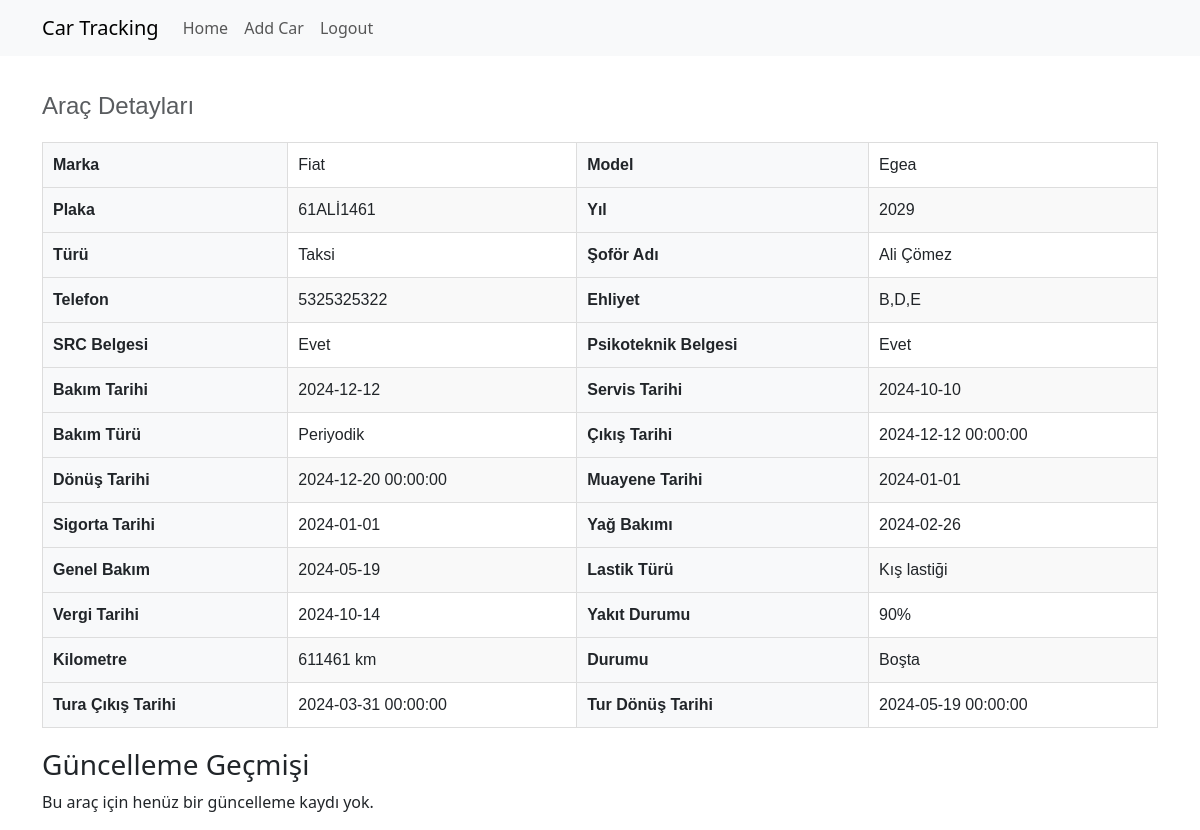
Screenshot of /car_details.php?id=3 (signed in) with the database file from the repository.
### tables this page shows
CREATE TABLE `cars` (
  `id` int(11) NOT NULL,
  `brand` varchar(50) NOT NULL,
  `model` varchar(50) NOT NULL,
  `plate` varchar(20) NOT NULL,
  `driver_name` varchar(100) DEFAULT NULL,
  `driver_phone` varchar(20) DEFAULT NULL,
  `driver_email` varchar(100) DEFAULT NULL,
  `maintenance_date` date DEFAULT NULL,
  `service_date` date DEFAULT NULL,
  `maintenance_type` varchar(50) DEFAULT NULL,
  `departure_time` datetime DEFAULT NULL,
  `return_time` datetime DEFAULT NULL,
  `status` enum('active','inactive') DEFAULT 'active',
  `created_at` timestamp NULL DEFAULT current_timestamp(),
  `type` varchar(50) DEFAULT NULL,
  `inspection_date` date DEFAULT NULL,
  `insurance_date` date DEFAULT NULL,
  `oil_maintenance_date` date DEFAULT NULL,
  `general_maintenance_date` date DEFAULT NULL,
  `tire_type` varchar(50) DEFAULT NULL,
  `tax_date` date DEFAULT NULL,
  `driver_license` varchar(50) DEFAULT NULL,
  `driver_src` tinyint(1) DEFAULT NULL,
  `driver_psychotechnic` tinyint(1) DEFAULT NULL,
  `fuel_level` int(11) DEFAULT NULL,
  `mileage` int(11) DEFAULT NULL,
  `operational_status` enum('Boşta','Turda') DEFAULT NULL,
  `tour_departure_date` datetime DEFAULT NULL,
  `tour_return_date` datetime DEFAULT NULL,
  `year` int(11) DEFAULT NULL
);

### car_details.php (the view, shortened to what this page needs)
<?php
require_once 'includes/db.php';
$car_id = $_GET['id'];
$stmt = $pdo->prepare("SELECT * FROM cars WHERE id = :id");
$stmt->execute(['id' => $car_id]);
$car = $stmt->fetch(PDO::FETCH_ASSOC);
$page = isset($_GET['page']) ? (int)$_GET['page'] : 1;
$limit = 1000;
$offset = ($page - 1) * $limit;
$history_stmt = $pdo->prepare("SELECT * FROM car_history WHERE car_id = :car_id ORDER BY updated_at DESC LIMIT :limit OFFSET :offset");
$history_stmt->bindParam(':car_id', $car_id, PDO::PARAM_INT);
$history_stmt->bindParam(':limit', $limit, PDO::PARAM_INT);
$history_stmt->bindParam(':offset', $offset, PDO::PARAM_INT);
$history_stmt->execute();
$history = $history_stmt->fetchAll(PDO::FETCH_ASSOC);
?>
<?php include 'includes/header.php'; ?>
<table class="details-table">
    <caption>Araç Detayları</caption>
    <tr>
        <th>Marka</th>
        <td><?= htmlspecialchars($car['brand']) ?></td>
        <th>Model</th>
        <td><?= htmlspecialchars($car['model']) ?></td>
    </tr>
    <tr>
        <th>Plaka</th>
        <td><?= htmlspecialchars($car['plate']) ?></td>
        <th>Yıl</th>
        <td><?= htmlspecialchars($car['year']) ?></td>
    </tr>
    <tr>
        <th>Türü</th>
        <td><?= htmlspecialchars($car['type']) ?></td>
        <th>Şoför Adı</th>
        <td><?= htmlspecialchars($car['driver_name']) ?></td>
    </tr>
    <tr>
        <th>Telefon</th>
        <td><?= htmlspecialchars($car['driver_phone']) ?></td>
        <th>Ehliyet</th>
        <td><?= htmlspecialchars($car['driver_license']) ?></td>
    </tr>
    <tr>
        <th>SRC Belgesi</th>
        <td><?= $car['driver_src'] ? 'Evet' : 'Hayır' ?></td>
        <th>Psikoteknik Belgesi</th>
        <td><?= $car['driver_psychotechnic'] ? 'Evet' : 'Hayır' ?></td>
    </tr>
    <tr>
        <th>Bakım Tarihi</th>
        <td><?= htmlspecialchars($car['maintenance_date']) ?></td>
        <th>Servis Tarihi</th>
        <td><?= htmlspecialchars($car['service_date']) ?></td>
    </tr>
    <tr>
        <th>Bakım Türü</th>
        <td><?= htmlspecialchars($car['maintenance_type']) ?></td>
        <th>Çıkış Tarihi</th>
        <td><?= htmlspecialchars($car['departure_time']) ?></td>
    </tr>
    <tr>
        <th>Dönüş Tarihi</th>
        <td><?= htmlspecialchars($car['return_time']) ?></td>
        <th>Muayene Tarihi</th>
        <td><?= htmlspecialchars($car['inspection_date']) ?></td>
    </tr>
    <tr>
        <th>Sigorta Tarihi</th>
        <td><?= htmlspecialchars($car['insurance_date']) ?></td>
        <th>Yağ Bakımı</th>
        <td><?= htmlspecialchars($car['oil_maintenance_date']) ?></td>
    </tr>
    <tr>
        <th>Genel Bakım</th>
        <td><?= htmlspecialchars($car['general_maintenance_date']) ?></td>
        <th>Lastik Türü</th>
        <td><?= htmlspecialchars($car['tire_type']) ?></td>
    </tr>
    <tr>
        <th>Vergi Tarihi</th>
        <td><?= htmlspecialchars($car['tax_date']) ?></td>
        <th>Yakıt Durumu</th>
        <td><?= htmlspecialchars($car['fuel_level']) ?>%</td>
    </tr>
    <tr>
        <th>Kilometre</th>
        <td><?= htmlspecialchars($car['mileage']) ?> km</td>
        <th>Durumu</th>
        <td><?= htmlspecialchars($car['operational_status']) ?></td>
    </tr>
    <tr>
        <th>Tura Çıkış Tarihi</th>
        <td><?= htmlspecialchars($car['tour_departure_date']) ?></td>
        <th>Tur Dönüş Tarihi</th>
        <td><?= htmlspecialchars($car['tour_return_date']) ?></td>
    </tr>
</table>
<h3>Güncelleme Geçmişi</h3>
<?php if (empty($history)): ?>
    <p>Bu araç için henüz bir güncelleme kaydı yok.</p>
<?php endif; ?>

### includes/header.php (shortened to what this page needs)
<!DOCTYPE html>
<html lang="en">
<head>
    <link href="https://cdn.jsdelivr.net/npm/bootstrap@5.3.0/dist/css/bootstrap.min.css" rel="stylesheet">
<link href="https://cdn.jsdelivr.net/npm/bootstrap-icons/font/bootstrap-icons.css" rel="stylesheet">
</head>
<body>
<nav class="navbar navbar-expand-lg navbar-light bg-light">
    <div class="container">
        <a class="navbar-brand" href="index.php">Car Tracking</a>
        <div class="collapse navbar-collapse" id="navbarNav">
            <ul class="navbar-nav">
                <li class="nav-item">
                    <a class="nav-link" href="index.php">Home</a>
                </li>
                <li class="nav-item">
                    <a class="nav-link" href="car_add.php">Add Car</a>
                </li>
                <li class="nav-item">
                    <a class="nav-link" href="logout.php">Logout</a>
                </li>
            </ul>
        </div>
    </div>
</nav>
<div class="container mt-4">

### car_details.php (style rules this page uses)
.details-table { width: 100%; border-collapse: collapse; margin-bottom: 20px; font-family: Arial, sans-serif; }
.details-table th, .details-table td { padding: 10px; border: 1px solid #ddd; text-align: left; }
.details-table th { background-color: #f8f9fa; font-weight: bold; }
.details-table tr:nth-child(even) { background-color: #f9f9f9; }
.details-table caption { caption-side: top; text-align: left; font-size: 1.5em; margin-bottom: 10px; }

### rows the page displays
cars: brand "Fiat", model "Egea", plate "61ALİ1461", year "2029", type "Taksi", driver_name "Ali Çömez", driver_phone "5325325322", driver_license "B,D,E", maintenance_date "2024-12-12", service_date "2024-10-10", maintenance_type "Periyodik", departure_time "2024-12-12 00:00:00", return_time "2024-12-20 00:00:00", inspection_date "2024-01-01", insurance_date "2024-01-01", oil_maintenance_date "2024-02-26", general_maintenance_date "2024-05-19", tire_type "Kış lastiği", tax_date "2024-10-14", fuel_level "90", mileage "611461", operational_status "Boşta", tour_departure_date "2024-03-31 00:00:00", tour_return_date "2024-05-19 00:00:00"
